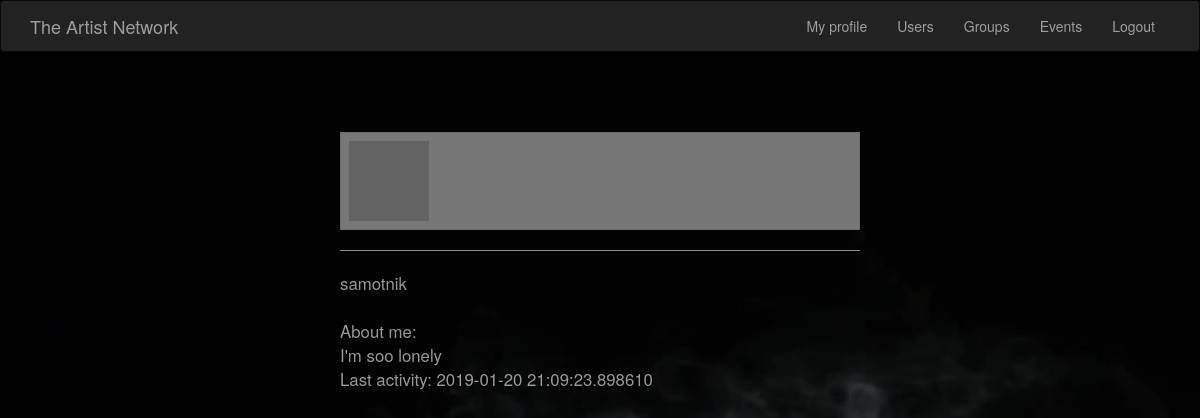
The app's page /user/samotnik (signed in), older data.
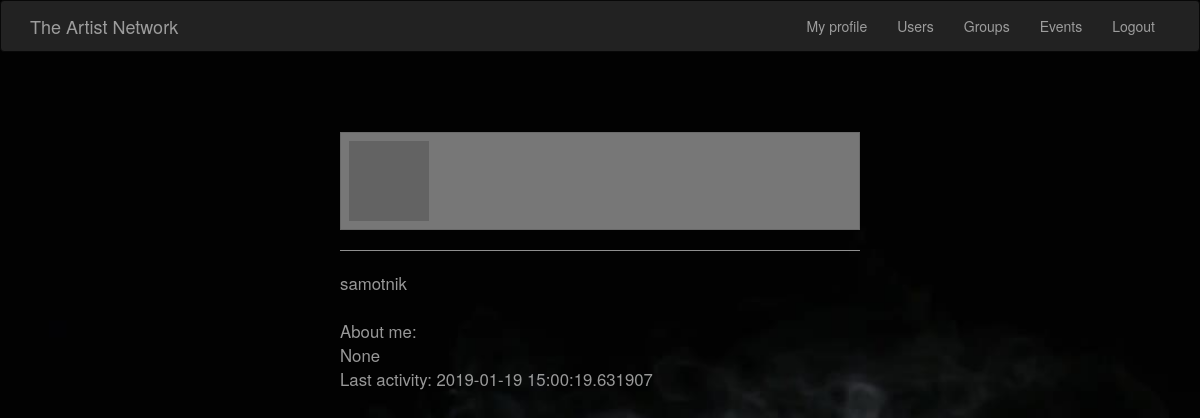
The same page, newer data.
### app/models.py (models this page shows, shortened)
class Artist(UserMixin, db.Model):
    id = db.Column(db.Integer, primary_key=True)
    username = db.Column(db.String(64), index=True, unique=True)
    email = db.Column(db.String(120), index=True, unique=True)
    password_hash = db.Column(db.String(128))
    aboutMe=db.Column(db.String(300))
    last_seen = db.Column(db.DateTime, default=datetime.utcnow)
    user_id = db.Column(db.Integer, db.ForeignKey('group.id'))
    groups = db.relationship(
        'Group',
        secondary=members,
        backref=db.backref('members', lazy='dynamic'),
        lazy='dynamic'
    )
    posts = db.relationship('Post', backref='postAuthor', lazy='dynamic')
    def avatar(self, size):
        digest = md5(self.email.lower().encode('utf-8')).hexdigest()
        return 'https://www.gravatar.com/avatar/{}?d=identicon&s={}'.format(
            digest, size)

### app/__init__.py (the view)
    @app.route('/user/<username>')
    @login_required
    def user_details(username):
        user = Artist.query.filter_by(username=username).first_or_404()
        return render_template('users/user_details.html', user=user)

### app/models.py (called while the page is built)
@login.user_loader
def load_user(id):
    return Artist.query.get(int(id))

### app/templates/users/user_details.html
{% extends "base.html" %}
{% block content %}
    <div class="content-section2">
    <div class="center">
    <table class="table">
        <tr valign="top">
            <td><img src="{{ user.avatar(128) }}"></td>
        </tr>
    </table>
    <hr>
    <p>
    {{ user.username }} </b><br>
        <br>
        About me: <br>
        {{ user.aboutMe}}
        <br>
        Last activity: {{ user.last_seen }}
    </p>
    </div>
    </div>
{% endblock %}

Row changes from the older to the newer data that the page shows:
changed Artist "samotnik": aboutMe "I'm soo lonely" → "None"; last_seen "2019-01-20 21:09:23.898610" → "2019-01-19 15:00:19.631907"
